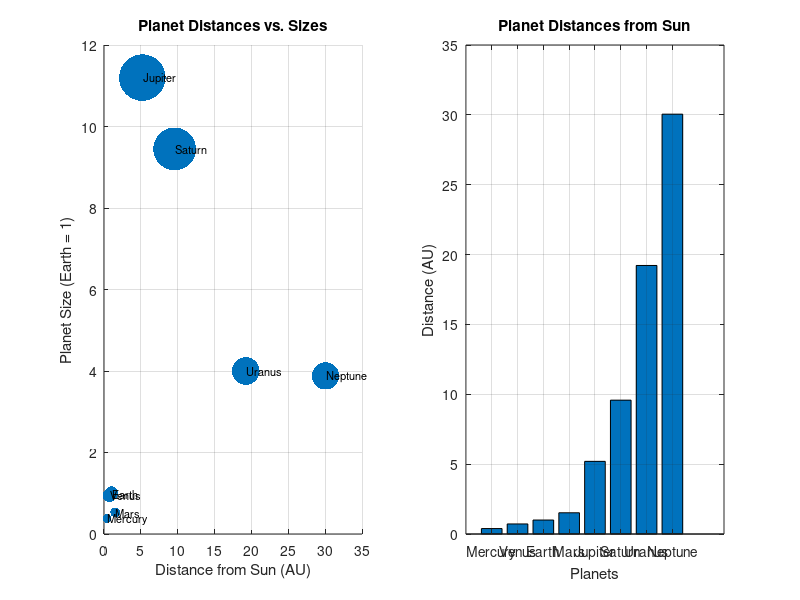

This chart was generated by the following MATLAB code: (Note: this script raises an error after producing the figure.)
% Author Name: Kyle Omiatek
% Email: Omiate75@rowan.edu
% Course: MATLAB Programming - Fall 2024
% Assignment: Assignment 2
% Date: 10/4/2024

%%

planet_distances = [0.39, 0.72, 1.0, 1.52, 5.2, 9.58, 19.22, 30.05]; % in AU Define the planet distances
planet_sizes = [0.38, 0.95, 1.0, 0.53, 11.2, 9.45, 4.0, 3.88]; % relative to Earth (Earth = 1)

planet_names = {'Mercury', 'Venus', 'Earth', 'Mars', 'Jupiter', 'Saturn', 'Uranus', 'Neptune'}; % Planet names 


figure; % Create a figure

% Subplot 1: Scatter plot of planet distances vs. planet sizes
subplot(1, 2, 1);  % First subplot (1 row, 2 columns, 1st plot)
scatter(planet_distances, planet_sizes, planet_sizes*100, 'filled');  % Scale marker sizes by planet size
title('Planet Distances vs. Sizes');
xlabel('Distance from Sun (AU)');
ylabel('Planet Size (Earth = 1)');
grid on;
hold on;

% Annotate each point with the planet name
for i = 1:length(planet_distances)
    text(planet_distances(i) + 0.1, planet_sizes(i), planet_names{i}, 'FontSize', 8);
end

% Subplot 2: Bar chart of planet distances
subplot(1, 2, 2);  % Second subplot (1 row, 2 columns, 2nd plot)
bar(planet_distances);
title('Planet Distances from Sun');
xlabel('Planets');
ylabel('Distance (AU)');
set(gca, 'xticklabel', planet_names);  % Label the x-axis with planet names
grid on;

% Adjust figure layout
sgtitle('Solar System Visualization');

% Save the figure as 'solar_system_visualization.png'
saveas(gcf, 'solar_system_visualization.png');